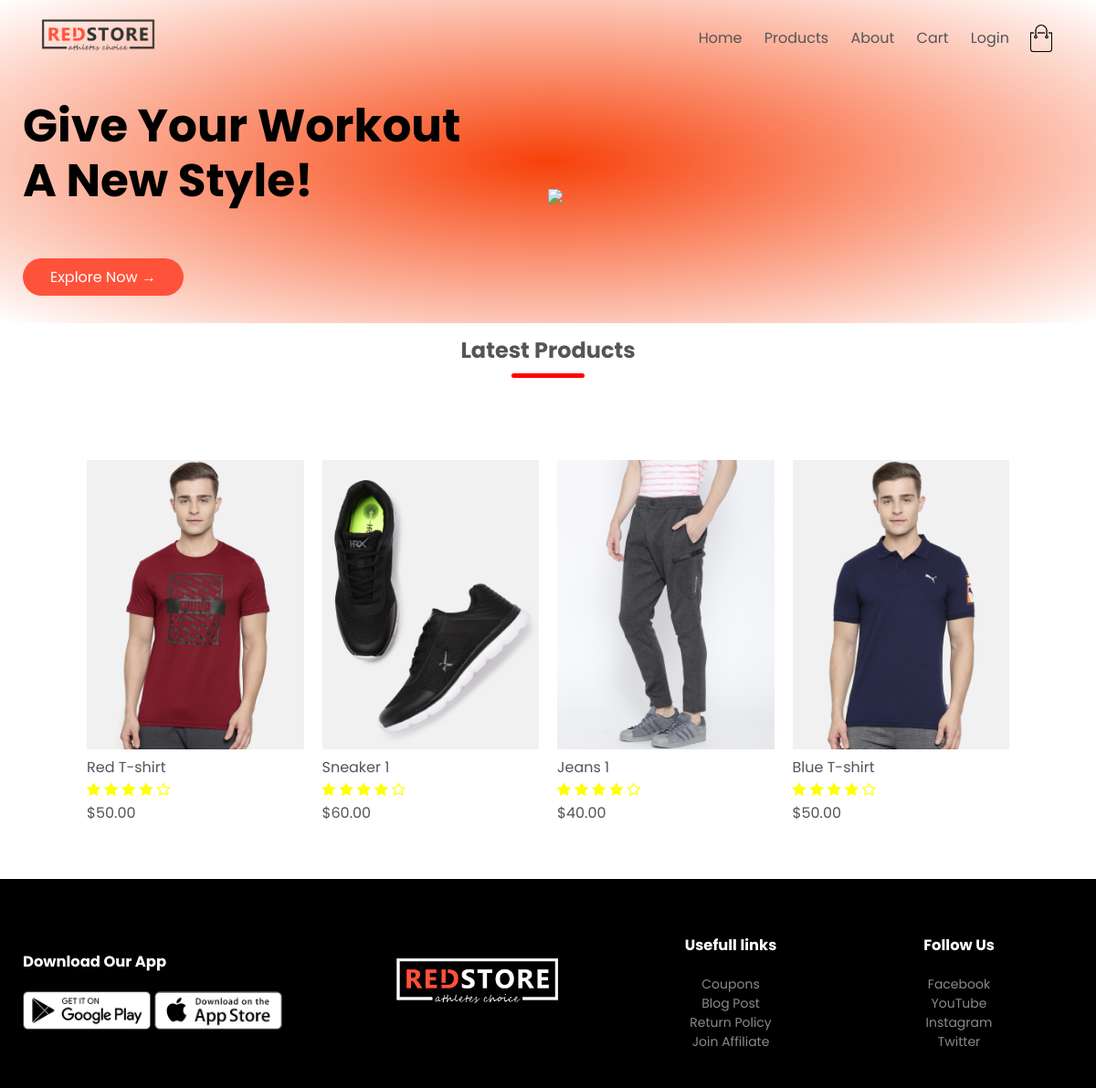
Page /product-details.php on the committed database.
### tables this page shows
CREATE TABLE product(
    item_id INT(11) NOT NULL AUTO_INCREMENT,
    item_brand VARCHAR(200) NOT NULL,
    item_name VARCHAR(255) NOT NULL,
    item_price DOUBLE(10,2) NOT NULL,
    item_image VARCHAR(255) NOT NULL,
    item_type VARCHAR(255) NOT NULL,
    item_register DATETIME,   
    PRIMARY KEY(item_id)        
);

### Database/db-controller.php (called while the page is built, shortened)
<?php
class DBController
{
    protected $host = 'localhost';
    protected $user = 'HuyQuang';
    protected $password = 'huyquang306';
    protected $database = "shop";
    public function __construct()
    {
        $this->con = mysqli_connect($this->host, $this->user, $this->password, $this->database);
    }
}

### function.php (called while the page is built, shortened)
<?php
    require('Database/db-controller.php');
    require('Database/class.php');
    $db = new DBController();
    $product = new Product($db);
    $product_shuffle = $product->getData();

### Database/class.php (called while the page is built, shortened)
<?php
    class Product
    {
        public $db = null;
        public function __construct(DBcontroller $db)
        {
            $this->db = $db;
        }
        public function getData($table = 'product'){
            $result = $this->db->con->query("SELECT * FROM {$table}");
            $resultArray = array();
            while($item = mysqli_fetch_array($result,MYSQLI_ASSOC)){
                $resultArray[] = $item;
            }
            return $resultArray;
        }
        public function getLatest($table = 'product'){
            $result = $this->db->con->query("SELECT * FROM {$table} ORDER BY item_register DESC LIMIT 4");
            $resultArray = array();
            while($item = mysqli_fetch_array($result,MYSQLI_ASSOC)){
                $resultArray[] = $item;
            }
            return $resultArray;
        }
    }
?>

### Template/latest-product.php (the view)
   <?php
	$product_latest = $product->getLatest();
?>
<div class="small-container">
	<h2 class="title">Latest Products</h2>
	<div class="row">
		<?php foreach($product_latest as $item){ ?>
		<div class="col-4">
			<img src="<?php echo $item['item_image'] ?>">
			<h4> <?php echo $item['item_name'] ?> </h4>
			<div class="rating">
				<i class="fa fa-star"></i>
				<i class="fa fa-star"></i>
				<i class="fa fa-star"></i>
				<i class="fa fa-star"></i>
				<i class="fa fa-star-o"></i>
			</div>
			<p> <?php echo '$' . $item['item_price'] ?> </p>
		</div>
		<?php } ?>
	</div>
</div>

### product-details.php (shortened to what this page needs)
<!DOCTYPE html>
<html lang="en">
<head>
    <link rel="stylesheet" type="text/css" href="./style.css"/>
	<link rel="stylesheet" href="https://stackpath.bootstrapcdn.com/font-awesome/4.7.0/css/font-awesome.min.css">
    <?php
        require('function.php');
    ?>
</head>
<?php
    include('Template/header.php');
?>
<?php
    include('Template/latest-product.php');
?>
<?php
    include('Template/footer.php');
?>

### Template/header.php (shortened to what this page needs)
<body>
    <div class="header">
		<div class="container">
			<div class="navbar">
				<div class="logo">
					<img src="images/logo.png" width="125px">
				</div>
				<nav>
					<ul id="MenuItems">
						<li><a href="./index.php">Home</a></li>
						<li><a href="">Products</a></li>
						<li><a href="">About</a></li>
						<?php
							if(isset($_SESSION['_user_id']) && isset($_SESSION['email']))
								echo '<li><a href="./cart.php">Cart</a></li>';
							else
								echo '<li><a href="./login.php">Cart</a></li>';
						?>
						<?php
							if(isset($_SESSION['_user_id']) && isset($_SESSION['email']))
								echo '<li><a href="./logout.php">Logout</a></li>';
							else
								echo '<li><a href="./login.php">Login</a></li>';
						?>
					</ul>
				</nav>
				<img src="images/cart.png" width="30px" height="30px">
			</div>
			<div class="row">
				<div class="col-2">
					<h1> Give Your Workout <br> A New Style! </h1>
					<a href="" class="btn1"> Explore Now &#8594</a>
				</div>
				<div class="col-2">
					<img src="images/image1.png">
				</div>
			</div>
		</div>
	</div>

### Template/footer.php
<div class="footer">
		<div class="container">
			<div class="row">
				<div class="footer-col-1">
					<h3> Download Our App</h3>
					<div class="app-logo">
						<img src="images/play-store.png">
						<img src="images/app-store.png">
					</div>
				</div>
				<div class="footer-col-2">
					<img src="images/logo-white.png">
				</div>
				<div class="footer-col-3">
					<h3> Usefull links</h3>
					<ul>
						<li> Coupons</li>
						<li> Blog Post</li>
						<li> Return Policy</li>
						<li> Join Affiliate</li>
					</ul>
				</div>
				<div class="footer-col-4">
					<h3> Follow Us</h3>
					<ul>
						<li> Facebook </li>
						<li> YouTube </li>
						<li> Instagram </li>
						<li> Twitter </li>
					</ul>
				</div>
			</div>
		</div>
	</div>
</body>
</html>

### style.css (style rules this page uses)
* { margin: 0; padding: 0; box-sizing: border-box; }
body { font-family: 'Poppins', sans-serif; }
.container { margin: auto; max-width: 1300px; padding-left: 25px; padding-right: 25px; }
.row { display: flex; align-items: center; flex-wrap: wrap; justify-content: space-around; }
.small-container { max-width: 1080px; margin: auto; padding: 0px 25px; }
.header { background: radial-gradient( #f7410a,#fff); }
.navbar { display: flex; align-items: center; padding: 20px; }
nav { flex: 1; text-align: right; }
nav ul { display: inline-block; list-style-type: none; }
nav ul li { display: inline-block; margin-right: 20px; }
a { text-decoration: none; color: #555; }
p { color: #555; }
.col-2 { flex-basis: 50%; min-width: 300px; }
.col-2 img { max-width: 100%; padding: 50px 0px; }
.col-2 h1 { font-size: 50px; line-height: 60px; margin: 25px 0px; }
.btn1 { display: inline-block; background-color: #ff523b; color: #fff; padding: 8px 30px; margin: 30px 0px; border-radius: 30px; transition: 0.5s; }
.col-4 { flex-basis: 25%; padding: 10px; min-width: 200px; margin-bottom: 50px; transition: 0.5s; }
.col-4 img { width: 100%; }
.col-4 { font-size: 16px; }
.title { text-align: center; margin: 0px auto 80px; position: relative; line-height: 60px; color: #555; }
.title::after { content:''; background-color: red; width: 80px; height: 5px; border-radius: 5px; position: absolute; bottom: 0px; left: 50%; transform: translateX(-50%); }
h4 { color: #555; font-weight: normal; }
.rating .fa { color: yellow; }
.footer { background: #000; color: #8a8a8a; font-size: 14px; padding: 60px 0px 20px; }
.footer h3 { color: #fff; margin-bottom: 20px; }
.footer-col-1, .footer-col-2, .footer-col-3, .footer-col-4 { min-width: 250px; margin-bottom: 20px; }
.footer-col-1 { flex-basis: 30%; }
.footer-col-2 { flex: 1; text-align: center; }
.footer-col-2 img { width: 180px; margin-bottom: 20px; }
.footer-col-3, .footer-col-4 { flex-basis: 12%; text-align: center; }
ul { list-style-type: none; }
.app-logo { margin-top: 20px; }
.app-logo img { width: 140px; }

### rows in the picture
product: item_image (picture), item_name "Red T-shirt", item_price "50.00"
product: item_image (picture), item_name "Sneaker 1", item_price "60.00"
product: item_image (picture), item_name "Jeans 1", item_price "40.00"
product: item_image (picture), item_name "Blue T-shirt", item_price "50.00"
